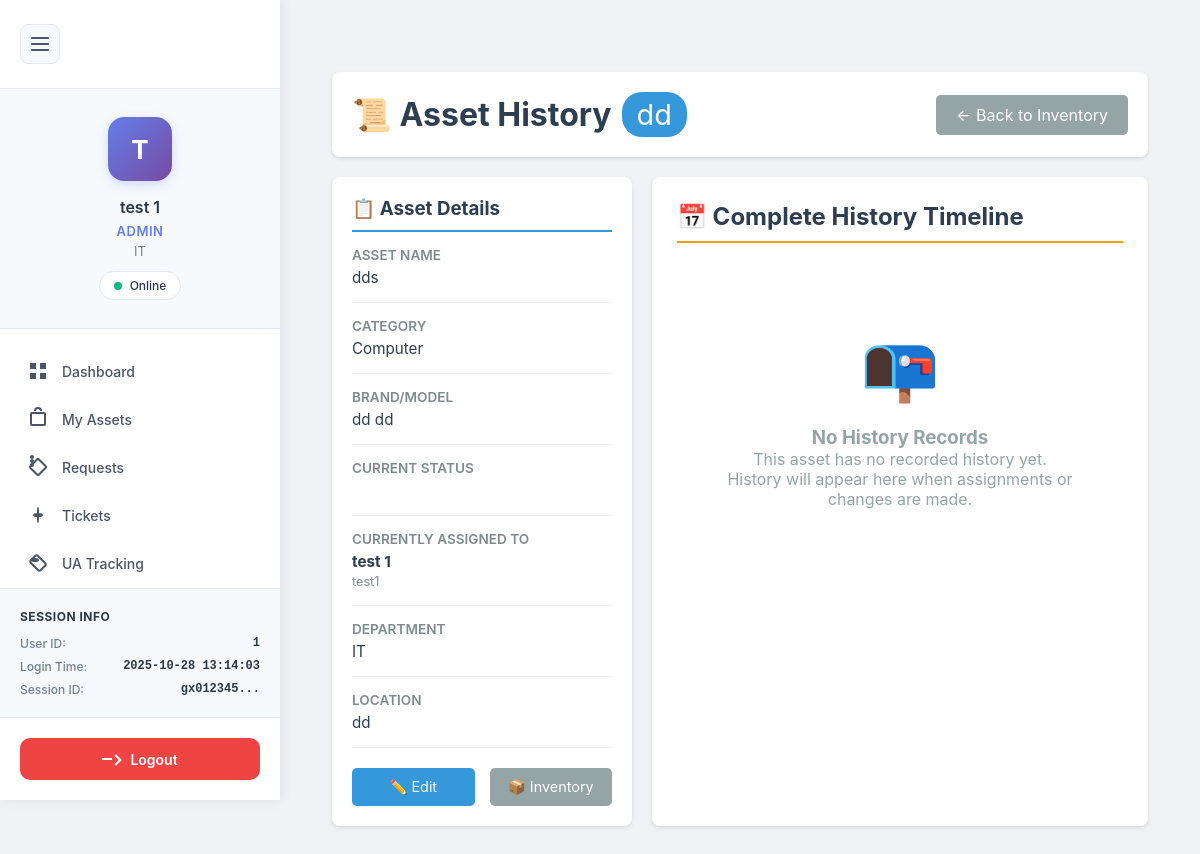
The page /public/assetHistory.php?id=2 (signed in) on the database as committed earlier.
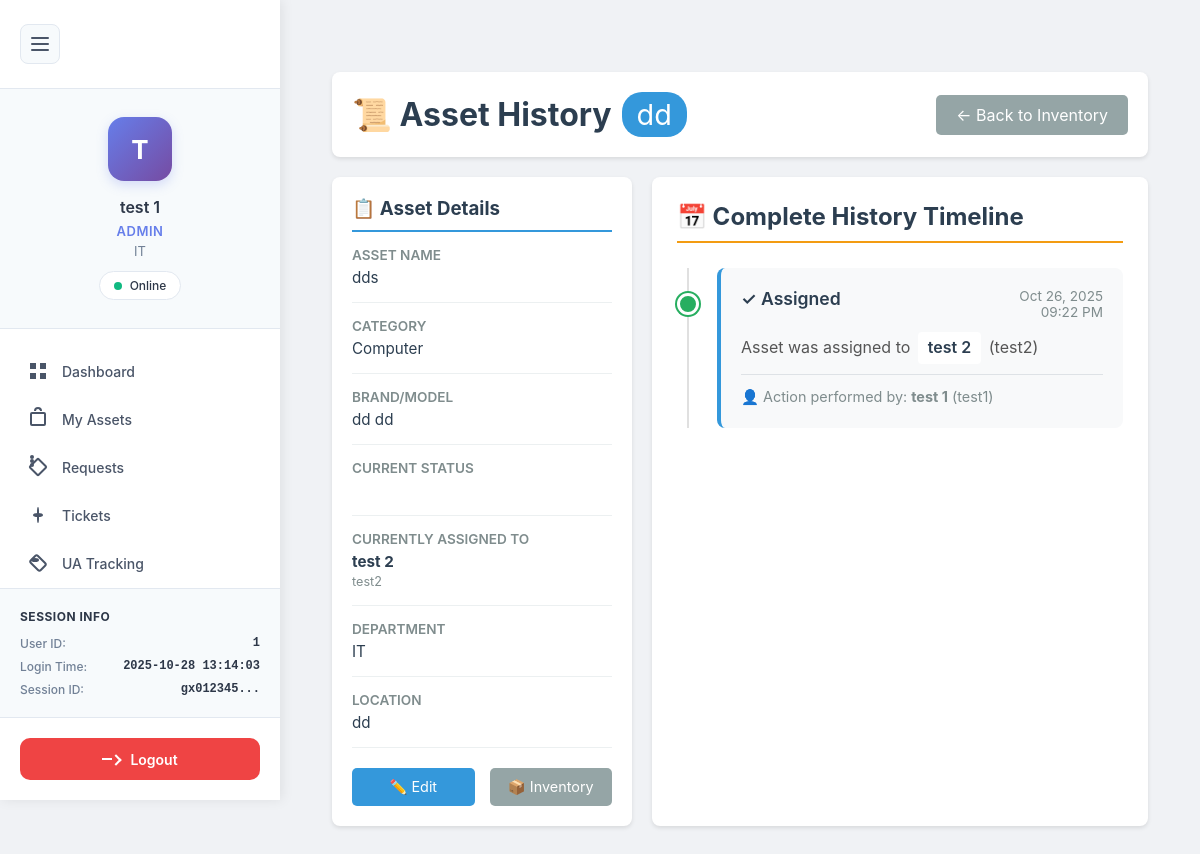
The same page on the database as committed later.
### tables this page shows
CREATE TABLE `assets` (
  `id` int(11) NOT NULL,
  `asset_name` varchar(255) NOT NULL,
  `asset_code` varchar(100) NOT NULL,
  `category` varchar(100) DEFAULT NULL,
  `brand` varchar(100) DEFAULT NULL,
  `model` varchar(100) DEFAULT NULL,
  `serial_number` varchar(255) DEFAULT NULL,
  `purchase_date` date DEFAULT NULL,
  `purchase_cost` decimal(10,2) DEFAULT NULL,
  `supplier` varchar(255) DEFAULT NULL,
  `warranty_expiry` date DEFAULT NULL,
  `last_maintenance_date` date DEFAULT NULL,
  `location` varchar(255) DEFAULT NULL,
  `department` varchar(100) DEFAULT NULL,
  `status` enum('available','in_use','maintenance','retired') DEFAULT 'available',
  `description` text DEFAULT NULL,
  `assigned_to` int(11) DEFAULT NULL,
  `created_by` int(11) DEFAULT NULL,
  `created_at` timestamp NOT NULL DEFAULT current_timestamp(),
  `updated_at` timestamp NOT NULL DEFAULT current_timestamp() ON UPDATE current_timestamp()
);

CREATE TABLE `users` (
  `user_id` int(11) NOT NULL,
  `first_name` varchar(100) DEFAULT NULL,
  `last_name` varchar(100) DEFAULT NULL,
  `email` varchar(255) NOT NULL,
  `username` varchar(100) NOT NULL,
  `password_hash` varchar(255) DEFAULT NULL,
  `temp_password` varchar(255) DEFAULT NULL,
  `phone` varchar(20) DEFAULT NULL,
  `department` varchar(100) DEFAULT NULL,
  `role` enum('admin','manager','employee') DEFAULT NULL,
  `employee_id` varchar(50) DEFAULT NULL,
  `is_active` tinyint(1) DEFAULT 1,
  `is_verified` tinyint(1) DEFAULT 0,
  `force_password_reset` tinyint(1) DEFAULT 0,
  `created_at` timestamp NOT NULL DEFAULT current_timestamp(),
  `updated_at` timestamp NOT NULL DEFAULT current_timestamp() ON UPDATE current_timestamp(),
  `last_login` timestamp NULL DEFAULT NULL,
  `verified_at` timestamp NULL DEFAULT NULL,
  `verified_by` int(11) DEFAULT NULL,
  `rejected_at` timestamp NULL DEFAULT NULL,
  `rejected_by` int(11) DEFAULT NULL,
  `rejection_reason` text DEFAULT NULL,
  `last_ip` varchar(45) DEFAULT NULL,
  `last_device_sn` varchar(255) DEFAULT NULL,
  `last_login_at` datetime DEFAULT NULL,
  `password_reset_token` varchar(64) DEFAULT NULL,
  `password_reset_expiry` datetime DEFAULT NULL,
  `must_change_password` tinyint(1) DEFAULT 0,
  `password_changed_at` datetime DEFAULT NULL,
  `created_by` int(11) DEFAULT NULL
);

CREATE TABLE `assets_history` (
  `id` int(11) NOT NULL,
  `asset_id` int(11) NOT NULL,
  `action_type` enum('created','assigned','unassigned','maintenance','retired','updated') DEFAULT NULL,
  `old_value` text DEFAULT NULL,
  `new_value` text DEFAULT NULL,
  `assigned_from` int(11) DEFAULT NULL,
  `assigned_to` int(11) DEFAULT NULL,
  `performed_by` int(11) NOT NULL,
  `notes` text DEFAULT NULL,
  `created_at` timestamp NOT NULL DEFAULT current_timestamp()
);

### public/assetHistory.php (the view, shortened to what the changed rows need)
<?php
include("../auth/config/database.php");
$asset_id = $_GET['id'];
$asset = null;
try {
    $query = "SELECT a.*,
              u.username as created_by_name,
              assigned_user.user_id as assigned_user_id,
              assigned_user.username as assigned_username,
              CONCAT(assigned_user.first_name, ' ', assigned_user.last_name) as assigned_user_name
              FROM assets a
              LEFT JOIN users u ON a.created_by = u.user_id
              LEFT JOIN users assigned_user ON a.assigned_to = assigned_user.user_id
              WHERE a.id = ?";
    $stmt = $pdo->prepare($query);
    $stmt->execute([$asset_id]);
    $asset = $stmt->fetch(PDO::FETCH_ASSOC);
} catch (PDOException $e) {
    die("Error fetching asset: " . $e->getMessage());
}
$history = [];
try {
    $history_query = "SELECT ah.*,
                      performer.username as performer_name,
                      CONCAT(performer.first_name, ' ', performer.last_name) as performer_full_name,
                      prev_user.username as prev_username,
                      CONCAT(prev_user.first_name, ' ', prev_user.last_name) as prev_user_name,
                      new_user.username as new_username,
                      CONCAT(new_user.first_name, ' ', new_user.last_name) as new_user_name
                      FROM assets_history ah
                      LEFT JOIN users performer ON ah.performed_by = performer.user_id
                      LEFT JOIN users prev_user ON ah.assigned_from = prev_user.user_id
                      LEFT JOIN users new_user ON ah.assigned_to = new_user.user_id
                      WHERE ah.asset_id = ?
                      ORDER BY ah.created_at DESC";
    $history_stmt = $pdo->prepare($history_query);
    $history_stmt->execute([$asset_id]);
    $history = $history_stmt->fetchAll(PDO::FETCH_ASSOC);
    if (count($history) > 0) {
        print_r($history[0]);
    }
} catch (PDOException $e) {
    $error_message = "Error fetching history: " . $e->getMessage();
    echo "";
}
?>
<!DOCTYPE html>
<html lang="en">
<head>
    <link rel="stylesheet" href="../style/asset.css">
    <link rel="stylesheet" href="../auth/inc/navigation.css">
</head>
<body>
    <div class="main-content">
        <div class="history-container">
            <div class="page-header">
                <h1>
                    📜 Asset History
                    <span class="asset-code-badge"><?php echo htmlspecialchars($asset['asset_code']); ?></span>
                </h1>
            </div>
            <div class="content-grid">
                <div class="asset-summary">
                    <div class="summary-item">
                        <div class="summary-label">Asset Name</div>
                        <div class="summary-value"><?php echo htmlspecialchars($asset['asset_name']); ?></div>
                    </div>
                    <div class="summary-item">
                        <div class="summary-label">Category</div>
                        <div class="summary-value"><?php echo htmlspecialchars($asset['category']); ?></div>
                    </div>
                    <div class="summary-item">
                        <div class="summary-label">Brand/Model</div>
                        <div class="summary-value">
                            <?php
                            $brandModel = trim($asset['brand'] . ' ' . $asset['model']);
                            echo htmlspecialchars($brandModel ?: '-');
                            ?>
                        </div>
                    </div>
                    <div class="summary-item">
                        <div class="summary-value">
                            <?php if ($asset['assigned_user_id']): ?>
                                <strong><?php echo htmlspecialchars($asset['assigned_user_name']); ?></strong><br>
                                <small style="color: #7f8c8d;"><?php echo htmlspecialchars($asset['assigned_username']); ?></small>
                            <?php else: ?>
                                <span style="color: #95a5a6;">Unassigned</span>
                            <?php endif; ?>
                        </div>
                    </div>
                    <div class="summary-item">
                        <div class="summary-label">Department</div>
                        <div class="summary-value"><?php echo htmlspecialchars($asset['department'] ?: '-'); ?></div>
                    </div>
                    <div class="summary-item">
                        <div class="summary-label">Location</div>
                        <div class="summary-value"><?php echo htmlspecialchars($asset['location'] ?: '-'); ?></div>
                    </div>
                </div>
                <div class="history-timeline">
                    <h2>📅 Complete History Timeline</h2>
                    <?php if (count($history) > 0): ?>
                        <div class="timeline">
                            <?php foreach ($history as $record): ?>
                                <div class="timeline-item <?php echo $record['action_type']; ?>">
                                    <div class="timeline-header">
                                        <div class="timeline-action">
                                            <?php
                                            $action_icons = [
                                                'assigned' => '✓',
                                                'unassigned' => '✗',
                                                'reassigned' => '↔'
                                            ];
                                            echo $action_icons[$record['action_type']] ?? '•';
                                            echo ' ' . ucfirst($record['action_type']);
                                            ?>
                                        </div>
                                        <div class="timeline-time">
                                            <?php
                                            $date = new DateTime($record['created_at']);
                                            echo $date->format('M d, Y');
                                            ?><br>
                                            <?php echo $date->format('h:i A'); ?>
                                        </div>
                                    </div>
                                    <div class="timeline-details">
                                        <?php if ($record['action_type'] === 'assigned'): ?>
                                            Asset was assigned to
                                            <span class="timeline-user"><?php echo htmlspecialchars($record['new_user_name']); ?></span>
                                            (<?php echo htmlspecialchars($record['new_username']); ?>)
                                        <?php elseif ($record['action_type'] === 'unassigned'): ?>
                                            Asset was unassigned from
                                            <span class="timeline-user"><?php echo htmlspecialchars($record['prev_user_name']); ?></span>
                                            (<?php echo htmlspecialchars($record['prev_username']); ?>)
                                        <?php endif; ?>
                                        <div class="timeline-performer">
                                            👤 Action performed by: <strong><?php echo htmlspecialchars($record['performer_full_name']); ?></strong>
                                            (<?php echo htmlspecialchars($record['performer_name']); ?>)
                                        </div>
                                    </div>
                                </div>
                            <?php endforeach; ?>
                        </div>
                    <?php else: ?>
                        <div class="no-history">
                            <div class="no-history-icon">📭</div>
                            <h3>No History Records</h3>
                            <p>This asset has no recorded history yet.<br>
                            History will appear here when assignments or changes are made.</p>
                        </div>
                    <?php endif; ?>
                </div>
            </div>
        </div>
    </div>
</body>
</html>

Rows that differ between the two databases and show on the page:
changed assets "dd": assigned_to.username "test1" → "test2"
added assets_history: action_type "✓", action_type "Assigned", created_at "Oct 26, 2025", created_at "09:22 PM", new_user_name "test 2", assigned_to.username "test2", performer_full_name "test 1", assigned_from.username "test1"
Other text that changed with them:
$asset['assigned_user_name']: "test 1" → "test 2"
text no longer shown: "📭 No History Records This asset has no recorded history yet. History will appear here when assignments or changes are made."
